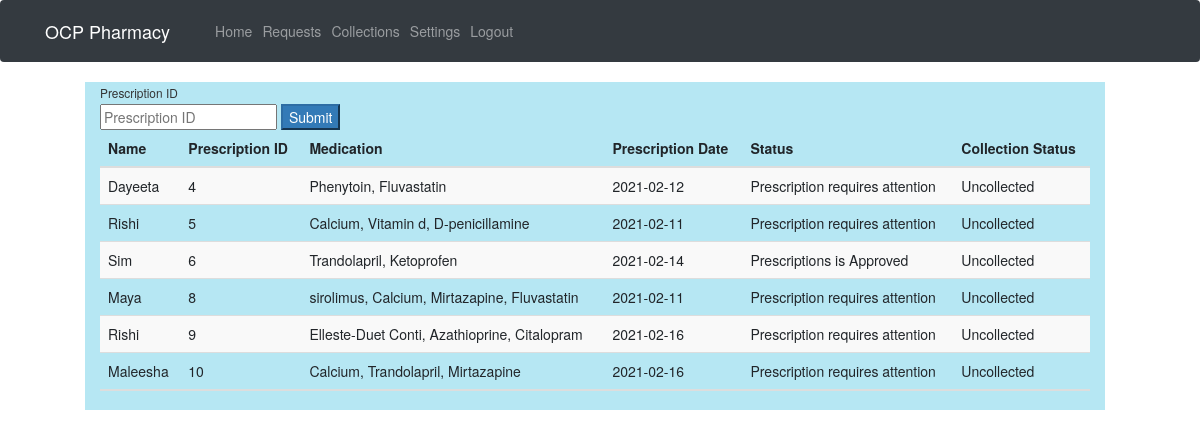
The app's page /requests with its own data.
### database.py (models this page shows, shortened)
class UserModel(UserMixin, db.Model):
    __tablename__ = 'Patient'
    id = db.Column(db.Integer, primary_key=True)
    name = db.Column(db.String(100))
    surname = db.Column(db.String(100))
    email = db.Column(db.String(80), unique=True)
    username = db.Column(db.String(100))
    password_hash = db.Column(db.String())
    prescriptions = db.relationship('Prescription', backref='Patient', lazy=True)
    pBloodTest = db.relationship('PatientBloodTest', backref='Patient', lazy=True)

class Prescription(db.Model):
    id = db.Column(db.Integer, primary_key = True)
    prescriptionDate = db.Column(db.Date, default=date.today) #Date at which prescription has been created
    patient_id = db.Column(db.Integer, db.ForeignKey('Patient.id'), nullable=False)
    pharmacist_id = db.Column(db.Integer, db.ForeignKey('Pharmacist.id'), nullable=False)
    status = db.Column(db.Boolean, nullable = False)
    medications = db.relationship('Medication', backref='prescription', lazy = True) #Linking prescriptions to medications table
    collection = db.relationship('collections', backref='prescription', lazy = True) #Linking prescriptions to collections table
    collection_status = db.Column(db.String(30)) #Prescriptions collections status

### app.py (the view, shortened to what this page needs)
@app.route('/requests', methods = ['POST', 'GET'])
def requests():
    listData = []
    medi = []
    medicine = ""
    date = ""
    collection = ""
    collection_details = ""
    validBloodTests = []
    invalidBloodTests = []
    summary = []
    summary3 = ""
    prescriptionsList = Prescription.query.filter_by(collection_status = "Uncollected").all() #SQL Alchemy query for uncollected prescriptions
    print(prescriptionsList)
    for prescription in prescriptionsList: #iteration through the prescripiton list
        medNames2 = []
        medNames = " "
        patients = UserModel.query.filter_by(id = prescription.patient_id).first() #Query for patients with an unique prescription ID
        meds = Medication.query.filter_by(prescription_id = prescription.id).all() #Qurty for medications with prescription ID
        print(len(meds)) #length of medicaitons
        testDate = " "
        for med in meds: #iteration through the number of medications with that prescription id
            print(med.medicationName)
            medNames2.append(med.medicationName)
            medNames = ', '.join(medNames2) #Joining list of medications with a comma
            print(med.id)
            bloodTests = BloodTest.query.filter_by(medication_id = med.id).all() #Query of bloodtest depending on medication ID
            lenBTest = len(bloodTests)
            print(lenBTest)
            if lenBTest == 0: #if no blood tests are in the blood tests then blood test is not required
                print("No blood test is required for " + med.medicationName)
                med.status = True
                db.session.commit() #medication status is commited to the DB
            for bloodTest in bloodTests: #Loop through bloodtests
                print(bloodTest)
                pBloodTest = PatientBloodTest.query.filter_by(patient_id = prescription.patient_id, name = bloodTest.bloodTestName).all() #patient blood tests are queried
                lenBT = len(pBloodTest)
                print(pBloodTest)
                if lenBT == 0: # if there are no patient blood tests with the prescription id and blood test name
                    med.status = False #med status false and blood test is required
                    print("Blood test required for " + bloodTest.bloodTestName)
                    db.session.commit()
                for test in pBloodTest:
                    if(test.testDate >= bloodTest.bloodTestDate): #Blood test validity check
                        med.status = True
                        db.session.commit()
                        print("Blood Test valid")
                    else:
                        med.status = False
                        print(prescription.status)
                        print("Blood test " + bloodTest.bloodTestName +" out of date for " + med.medicationName )
                        db.session.commit()
                if med.status == False:
                    prescription.status == False
                    db.session.commit()
                else:
                    prescription.status == True
                    db.session.commit()
        if (prescription.status == True):
            print(prescription.status)
            status = "Prescriptions is Approved"
        elif(prescription.status == False):
            status = "Prescription requires attention"
        tup = (patients.name, prescription.id, medNames, prescription.prescriptionDate, status, prescription.collection_status) #initalised as a tuple
        listData.append(tup) #data appended to list
    print(listData)
    return render_template('requests.html', requests = listData) #returns list data to the requests page

### templates/requests.html (shortened to what this page needs)
<!doctype html>
<html>
<head>
    <link rel="stylesheet" href="https://stackpath.bootstrapcdn.com/bootstrap/4.3.1/css/bootstrap.min.css">
    <link rel="stylesheet" href="https://cdnjs.cloudflare.com/ajax/libs/font-awesome/4.7.0/css/font-awesome.min.css">
    <link rel="stylesheet" href="https://maxcdn.bootstrapcdn.com/bootstrap/3.4.1/css/bootstrap.min.css">
</head>
<body>
  <nav class="navbar navbar-expand-lg navbar-dark bg-dark fixed-top" id="mainNav">
    <div class="container">
      <a class="navbar-brand js-scroll-trigger" href="#page-top">OCP Pharmacy</a>
      <div class="collapse navbar-collapse" id="navbarResponsive">
        <ul class="navbar-nav ml-auto">
          <li class="nav-item">
            <a class="nav-link js-scroll-trigger" href="profileAdmin">Home</a>
          </li>
          <li class="nav-item">
            <a class="nav-link js-scroll-trigger" href="requests">Requests</a>
          </li>
          <li class="nav-item">
            <a class="nav-link js-scroll-trigger" href="collections">Collections</a>
          </li>
          <li class="nav-item">
            <a class="nav-link js-scroll-trigger" href="changePasswordAdmin">Settings</a>
          </li>
          <li class="nav-item">
            <a class="nav-link js-scroll-trigger" href="logout">Logout</a>
          </li>
        </ul>
      </div>
    </div>
  </nav>
    <div class="container-flex mt-3" style = "margin: 100px;">
        <div class="row">
          <div class="col-sm mr-3" style="background-color: rgba(16, 174, 214, 0.3);">
            <table class="table table-striped">
              <thead>
                <tr>
                  <th scope="col">Name</th>
                  <th scope="col">Prescription ID</th>
                  <th scope="col">Medication</th>
                  <th scope="col">Prescription Date</th>
                  <th scope="col">Status</th>
                  <th scope="col">Collection Status</th>
                </tr>
              </thead>
              <tbody>
                {% for request in requests  %}
                  {% for cell in request %}
                  <td>{{cell}}</td>
                  {% endfor %}
                {% endfor %}
              </tbody>
              <ttail>
                <tr>
                  <form method="POST">
                    <div class="field">
                      <label class="small mb-1" class="label">Prescription ID</label>
                      <div class="control has-icons-left has-icons-right">
                        <input class="input" type="text" name="prescription_id" placeholder="Prescription ID">
                        <button type="submit" class="but btn-primary">Submit</button>
                      </div>
                    </div>
                  </form>
                </tr>
              </ttail>
            </body>
</body>
</html>

### templates/requests.html (style rules this page uses)
div { height: auto; }

### records on screen
UserModel: name "Dayeeta"
Prescription: prescriptionDate "2021-02-12", collection_status "Uncollected"
UserModel: name "Rishi"
Prescription: prescriptionDate "2021-02-11", collection_status "Uncollected"
UserModel: name "Sim"
Prescription: prescriptionDate "2021-02-14", collection_status "Uncollected"
UserModel: name "Maya"
Prescription: prescriptionDate "2021-02-11", collection_status "Uncollected"
Prescription: prescriptionDate "2021-02-16", collection_status "Uncollected"
UserModel: name "Maleesha"
Prescription: prescriptionDate "2021-02-16", collection_status "Uncollected"

### other values on screen
{{ cell }} "4" "Phenytoin, Fluvastatin" "Prescription requires attention" "5" "Calcium, Vitamin d, D-penicillamine" "Prescription requires attention" "6" "Trandolapril, Ketoprofen" "Prescriptions is Approved" "8" "sirolimus, Calcium, Mirtazapine, Fluvastatin" "Prescription requires attention" "9" "Elleste-Duet Conti, Azathioprine, Citalopram" "Prescription requires attention" "10" "Calcium, Trandolapril, Mirtazapine" "Prescription requires attention"
